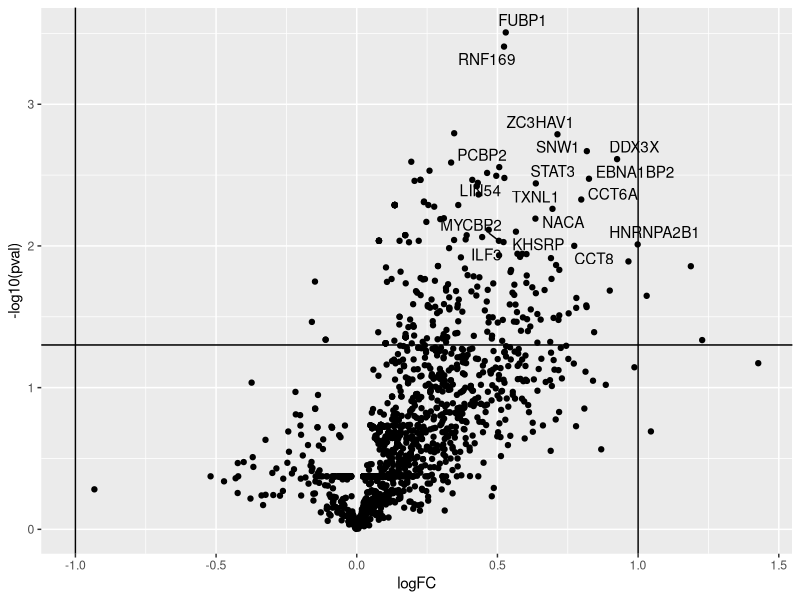

Reproduce this figure in R.
## ---- chunk 1
suppressPackageStartupMessages(library("tidyverse"))
suppressPackageStartupMessages(library("ggrepel"))
res <- suppressMessages(read_csv("data/BioID3.csv")) %>%
    rowwise() %>%
    mutate(pval = t.test(c(WT_1, WT_2, WT_3),
                         c(MUT_1, MUT_2, MUT_3))$p.value) %>%
    rowwise() %>%
    mutate(mean_wt = mean(c(WT_1, WT_2, WT_3)),
           mean_mut = mean(c(MUT_1, MUT_2, MUT_3))) %>%    
    mutate(logFC = log((mean_wt + 1) / (mean_mut + 1)))

ggplot(data = res,
       aes(x = logFC, y = -log10(pval),
           label = gene_symbol)) +
    geom_point() +
    geom_hline(yintercept = -log10(0.05)) + 
    geom_vline(xintercept = c(-1, 1)) +
    geom_text_repel(data = subset(res, pval < 0.01 & logFC > 0.5))
